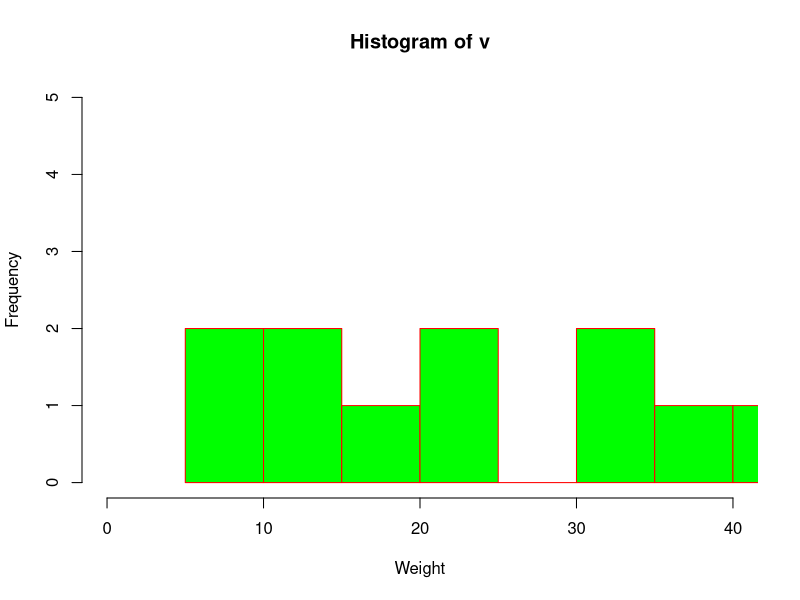

This chart was generated by the following R code:
# Create data for the graph.
v <- c(9,13,21,8,36,22,12,41,31,33,19)

# Give the chart file a name.
png(file = "histogram_lim_breaks.png")

# Create the histogram.
hist(v,xlab = "Weight",col = "green",border = "red", xlim = c(0,40), ylim = c(0,5),breaks = 5)

# Save the file.
dev.off()
